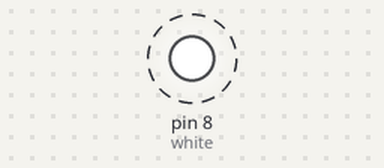
Recording of a sketch running on a simulated Arduino Uno, built with avr-gcc and run on an emulated ATmega328P. Shown: output pins drawn as LEDs (lit = HIGH). Dashed ring = blinking. What the sketch prints to the serial monitor is not drawn.

Above: at 0.5 s.
Timing chart, 0 to 4.6 s (numbered marks = the images above):
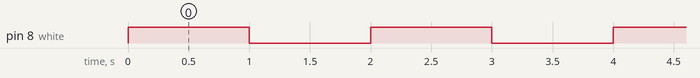

The sketch:

Arduino_LED_Blanking_code.ino
```cpp
 int white=8;
void setup()
{
Serial.begin(9600);


 pinMode(white,OUTPUT);


}

void loop() {


 digitalWrite(white,HIGH);
 delay(1000);
 Serial.println(" led on ");
 digitalWrite(white,LOW);
 Serial.println("led off");
 delay(1000);


}
```

Measured:
- by itself, pin 8 (white): alternates HIGH for 1.0 s and LOW for 1.0 s
